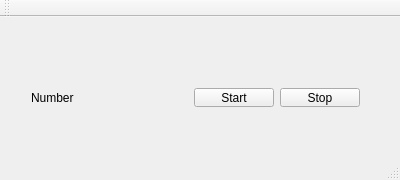
<?xml version="1.0" encoding="UTF-8"?>
<ui version="4.0">
 <class>MainWindow</class>
 <widget class="QMainWindow" name="MainWindow">
  <property name="geometry">
   <rect>
    <x>0</x>
    <y>0</y>
    <width>400</width>
    <height>180</height>
   </rect>
  </property>
  <property name="windowTitle">
   <string>MainWindow</string>
  </property>
  <widget class="QWidget" name="centralWidget">
   <widget class="QWidget" name="">
    <property name="geometry">
     <rect>
      <x>20</x>
      <y>60</y>
      <width>351</width>
      <height>41</height>
     </rect>
    </property>
    <layout class="QHBoxLayout" name="horizontalLayout">
     <item>
      <widget class="QLabel" name="label">
       <property name="text">
        <string>Number</string>
       </property>
      </widget>
     </item>
     <item>
      <spacer name="horizontalSpacer">
       <property name="orientation">
        <enum>Qt::Horizontal</enum>
       </property>
       <property name="sizeHint" stdset="0">
        <size>
         <width>40</width>
         <height>20</height>
        </size>
       </property>
      </spacer>
     </item>
     <item>
      <widget class="QPushButton" name="PB_Start">
       <property name="text">
        <string>Start</string>
       </property>
      </widget>
     </item>
     <item>
      <widget class="QPushButton" name="PB_Stop">
       <property name="text">
        <string>Stop</string>
       </property>
      </widget>
     </item>
    </layout>
   </widget>
  </widget>
  <widget class="QMenuBar" name="menuBar">
   <property name="geometry">
    <rect>
     <x>0</x>
     <y>0</y>
     <width>400</width>
     <height>21</height>
    </rect>
   </property>
  </widget>
  <widget class="QToolBar" name="mainToolBar">
   <attribute name="toolBarArea">
    <enum>TopToolBarArea</enum>
   </attribute>
   <attribute name="toolBarBreak">
    <bool>false</bool>
   </attribute>
  </widget>
  <widget class="QStatusBar" name="statusBar"/>
 </widget>
 <layoutdefault spacing="6" margin="11"/>
 <resources/>
 <connections/>
</ui>
